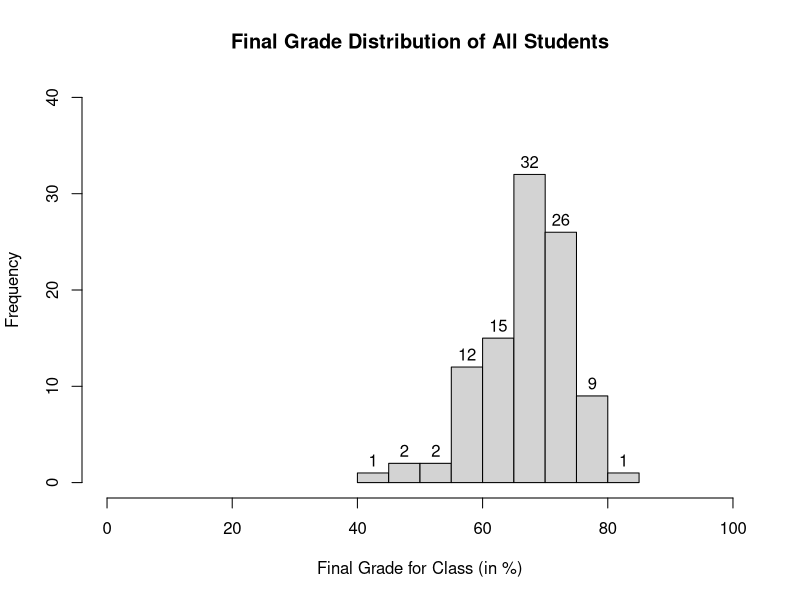

The R script that drew this image:
# Josemari Feliciano
# HW 8




# Declares a changeable wd and sets working directory 
wd<-"/Users/jfeliciano/Documents/advancedr/homework/Assignment8"
setwd(wd) 


# it checks if dplyr is installed via require, if not, install it before loading.
if(!require("dplyr")){
  install.packages("dplyr")
}
library("dplyr")


# Loads the file required for this homework
demo_data <- read.csv("Demographics.csv", header = TRUE)
test_master <- read.csv("TestScores_original.csv", header = TRUE)
test_makeup <- read.csv("TestScores_makeup.csv", header = TRUE)


# removes all the NA test scores -- this will prevent collision when merging combined data into wide format later
# this works for this case because students have taken at least 1 exam, so 100 students will be kept when deleting NAs
test_master <- test_master[!is.na(test_master$TestScore),]
test_master <- rbind(test_master, test_makeup)

# NOTE TO Dr. ESSERMAN: if you require something more robust than this NA trick, commented out right below is another way
# another way is here that works more robustly -- for loop
# For-loop goes row by row, repl
# for(row1 in 1:nrow(test_master)) {
#   for(row2 in 1:nrow(test_makeup)) {
#     if(test_makeup[row2,]$StudentID == test_master[row1,]$StudentID && test_makeup[row2,]$TestNumber == test_master[row1,]$TestNumber) {
#       test_master[row1,]$TestScore = test_makeup[row2,]$TestScore
#       break # exits inner for-loop since we already found it in the makeup file
#     }
#   }
# }


# Creates 'finaldata' df with the newly created wide-formatted dataset 
finaldata <- reshape(test_master, timevar="TestNumber", idvar = "StudentID", v.names = "TestScore", direction="wide")


# Merges demo data into wide data by using StudentID
finaldata <- merge(demo_data, finaldata, by="StudentID", all=TRUE)


# my code replaces NAs with 0 ... goes over columns 1:5 which corresponds to test 1 - test 5 range
for(col in 1:5){
  # uses the eval-parse-text trick for function/method calling for my own practice here, I could have made 5 separate calls or used sapply
  eval(parse(text= paste0("finaldata$TestScore.",col,"[is.na(finaldata$TestScore.",col,")] <- 0") ))
} 


#finds the lowest from tests 2 - 4, then uses that info to calculate the eventual final grade
finaldata$lowest24 <- apply(finaldata[c("TestScore.2", "TestScore.3", "TestScore.4")], 1, FUN = min) 
finaldata$FinalGrade <- round(0.20*(finaldata$TestScore.2+finaldata$TestScore.3+finaldata$TestScore.4-finaldata$lowest24)+0.30*finaldata$TestScore.1+0.30*finaldata$TestScore.5,2)


# calculates class average, classdiff, majordiff, yeardiff inside the dataset
finaldata$ClassAverage <- mean(finaldata$FinalGrade)
finaldata <- finaldata %>% 
  mutate(ClassAverage = mean(FinalGrade), ClassDiff = round(FinalGrade - ClassAverage,2)) %>%
  group_by(Major) %>%  
  mutate(MajorAverage = mean(FinalGrade), MajorDiff = round(FinalGrade-MajorAverage,2)) %>%
  group_by(Year) %>%
  mutate(YearAverage = mean(FinalGrade), YearDiff = round(FinalGrade-YearAverage,2)) 


# only keeps the variables required for the homework
finaldata <- select(finaldata, c("StudentID", "Year", "Major", "FinalGrade", "ClassDiff", "YearDiff", "MajorDiff"))


# labels the categorical variables
finaldata$Year <- factor(finaldata$Year, levels = c(1:5), labels = c("Freshman", "Sophomore", "Junior", "Senior", "Senior Plus"))
finaldata$Major <- factor(finaldata$Major, levels = c(1:6), labels = c("Chemistry", "Biology", "Mathematics", "Physics", "Psychology", "Other"))


# *******************************************************
# *******************REQUESTED OUTPUT********************
# *******************************************************c

# prints first 10 data which is already ordered by ID
head(finaldata, n=10)

# creates histogram of final grade
hist(finaldata$FinalGrade, xlab="Final Grade for Class (in %)", labels= TRUE, main="Final Grade Distribution of All Students", xlim=c(0,100), ylim=c(0,40))
